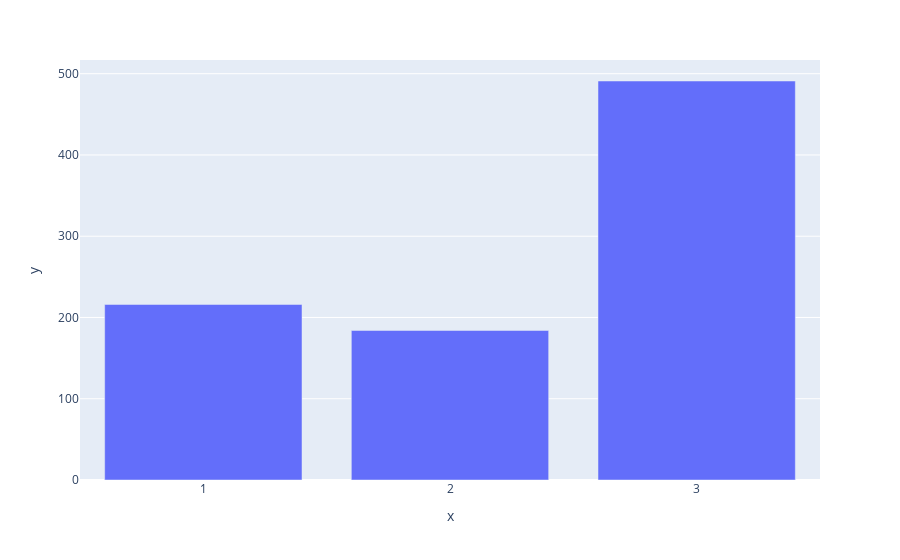

This figure's notebook cell:
### Code cell
classCounts = (
    df["Pclass"]
    .value_counts()
    .sort("Pclass")
    .with_columns(
        pl.col("Pclass").cast(pl.Utf8)
    )
)

px.bar(
    x=classCounts["Pclass"],
    y=classCounts["count"]
)

### Figure 1 — Plotly figure (JSON) as saved in the notebook; plotly's stock layout.template omitted (floating-point values rounded to 4 significant figures)
{"data": [{"hovertemplate": "x=%{x}<br>y=%{y}<extra></extra>", "legendgroup": "", "marker": {"color": "#636efa", "pattern": {"shape": ""}}, "name": "", "orientation": "v", "showlegend": false, "textposition": "auto", "type": "bar", "x": ["1", "2", "3"], "xaxis": "x", "y": [216, 184, 491], "yaxis": "y"}], "layout": {"barmode": "relative", "legend": {"tracegroupgap": 0}, "margin": {"t": 60}, "xaxis": {"anchor": "y", "domain": [0, 1], "title": {"text": "x"}}, "yaxis": {"anchor": "x", "domain": [0, 1], "title": {"text": "y"}}}}
